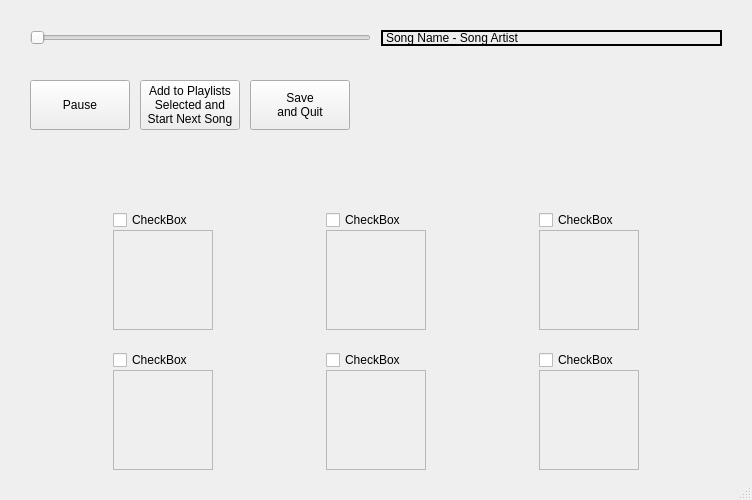
<?xml version="1.0" encoding="UTF-8"?>
<ui version="4.0">
 <class>MainWindow</class>
 <widget class="QMainWindow" name="MainWindow">
  <property name="geometry">
   <rect>
    <x>0</x>
    <y>0</y>
    <width>752</width>
    <height>500</height>
   </rect>
  </property>
  <property name="windowTitle">
   <string>M3UQuick</string>
  </property>
  <widget class="QWidget" name="centralwidget">
   <widget class="QSlider" name="songSeekSlider">
    <property name="geometry">
     <rect>
      <x>30</x>
      <y>30</y>
      <width>341</width>
      <height>16</height>
     </rect>
    </property>
    <property name="orientation">
     <enum>Qt::Horizontal</enum>
    </property>
   </widget>
   <widget class="QPushButton" name="pauseButton">
    <property name="geometry">
     <rect>
      <x>30</x>
      <y>80</y>
      <width>100</width>
      <height>50</height>
     </rect>
    </property>
    <property name="text">
     <string>Pause</string>
    </property>
   </widget>
   <widget class="QPushButton" name="nextSongButton">
    <property name="geometry">
     <rect>
      <x>140</x>
      <y>80</y>
      <width>100</width>
      <height>50</height>
     </rect>
    </property>
    <property name="text">
     <string>Add to Playlists
Selected and
Start Next Song</string>
    </property>
   </widget>
   <widget class="QPushButton" name="saveNExitButton">
    <property name="geometry">
     <rect>
      <x>250</x>
      <y>80</y>
      <width>100</width>
      <height>50</height>
     </rect>
    </property>
    <property name="text">
     <string>Save
and Quit</string>
    </property>
   </widget>
   <widget class="QCheckBox" name="plist2Selector">
    <property name="geometry">
     <rect>
      <x>113</x>
      <y>350</y>
      <width>85</width>
      <height>20</height>
     </rect>
    </property>
    <property name="text">
     <string>CheckBox</string>
    </property>
   </widget>
   <widget class="QCheckBox" name="plist3Selector">
    <property name="geometry">
     <rect>
      <x>326</x>
      <y>210</y>
      <width>100</width>
      <height>20</height>
     </rect>
    </property>
    <property name="text">
     <string>CheckBox</string>
    </property>
   </widget>
   <widget class="QCheckBox" name="plist4Selector">
    <property name="geometry">
     <rect>
      <x>326</x>
      <y>350</y>
      <width>85</width>
      <height>20</height>
     </rect>
    </property>
    <property name="text">
     <string>CheckBox</string>
    </property>
   </widget>
   <widget class="QCheckBox" name="plist5Selector">
    <property name="geometry">
     <rect>
      <x>539</x>
      <y>210</y>
      <width>100</width>
      <height>20</height>
     </rect>
    </property>
    <property name="text">
     <string>CheckBox</string>
    </property>
   </widget>
   <widget class="QCheckBox" name="plist6Selector">
    <property name="geometry">
     <rect>
      <x>539</x>
      <y>350</y>
      <width>85</width>
      <height>20</height>
     </rect>
    </property>
    <property name="text">
     <string>CheckBox</string>
    </property>
   </widget>
   <widget class="QLabel" name="statusDisplayLabel">
    <property name="geometry">
     <rect>
      <x>381</x>
      <y>30</y>
      <width>341</width>
      <height>16</height>
     </rect>
    </property>
    <property name="frameShape">
     <enum>QFrame::Box</enum>
    </property>
    <property name="lineWidth">
     <number>2</number>
    </property>
    <property name="text">
     <string>Song Name - Song Artist</string>
    </property>
   </widget>
   <widget class="QCheckBox" name="plist1Selector">
    <property name="geometry">
     <rect>
      <x>113</x>
      <y>210</y>
      <width>100</width>
      <height>20</height>
     </rect>
    </property>
    <property name="text">
     <string>CheckBox</string>
    </property>
   </widget>
   <widget class="QFrame" name="plist1ThumbnailFrame">
    <property name="geometry">
     <rect>
      <x>113</x>
      <y>230</y>
      <width>100</width>
      <height>100</height>
     </rect>
    </property>
    <property name="frameShape">
     <enum>QFrame::StyledPanel</enum>
    </property>
    <property name="frameShadow">
     <enum>QFrame::Raised</enum>
    </property>
   </widget>
   <widget class="QFrame" name="frame">
    <property name="geometry">
     <rect>
      <x>326</x>
      <y>230</y>
      <width>100</width>
      <height>100</height>
     </rect>
    </property>
    <property name="frameShape">
     <enum>QFrame::StyledPanel</enum>
    </property>
    <property name="frameShadow">
     <enum>QFrame::Raised</enum>
    </property>
   </widget>
   <widget class="QFrame" name="frame_2">
    <property name="geometry">
     <rect>
      <x>539</x>
      <y>230</y>
      <width>100</width>
      <height>100</height>
     </rect>
    </property>
    <property name="frameShape">
     <enum>QFrame::StyledPanel</enum>
    </property>
    <property name="frameShadow">
     <enum>QFrame::Raised</enum>
    </property>
   </widget>
   <widget class="QFrame" name="frame_3">
    <property name="geometry">
     <rect>
      <x>113</x>
      <y>370</y>
      <width>100</width>
      <height>100</height>
     </rect>
    </property>
    <property name="frameShape">
     <enum>QFrame::StyledPanel</enum>
    </property>
    <property name="frameShadow">
     <enum>QFrame::Raised</enum>
    </property>
   </widget>
   <widget class="QFrame" name="frame_4">
    <property name="geometry">
     <rect>
      <x>326</x>
      <y>370</y>
      <width>100</width>
      <height>100</height>
     </rect>
    </property>
    <property name="frameShape">
     <enum>QFrame::StyledPanel</enum>
    </property>
    <property name="frameShadow">
     <enum>QFrame::Raised</enum>
    </property>
   </widget>
   <widget class="QFrame" name="frame_5">
    <property name="geometry">
     <rect>
      <x>539</x>
      <y>370</y>
      <width>100</width>
      <height>100</height>
     </rect>
    </property>
    <property name="frameShape">
     <enum>QFrame::StyledPanel</enum>
    </property>
    <property name="frameShadow">
     <enum>QFrame::Raised</enum>
    </property>
   </widget>
  </widget>
  <widget class="QStatusBar" name="statusbar"/>
 </widget>
 <resources/>
 <connections/>
</ui>
